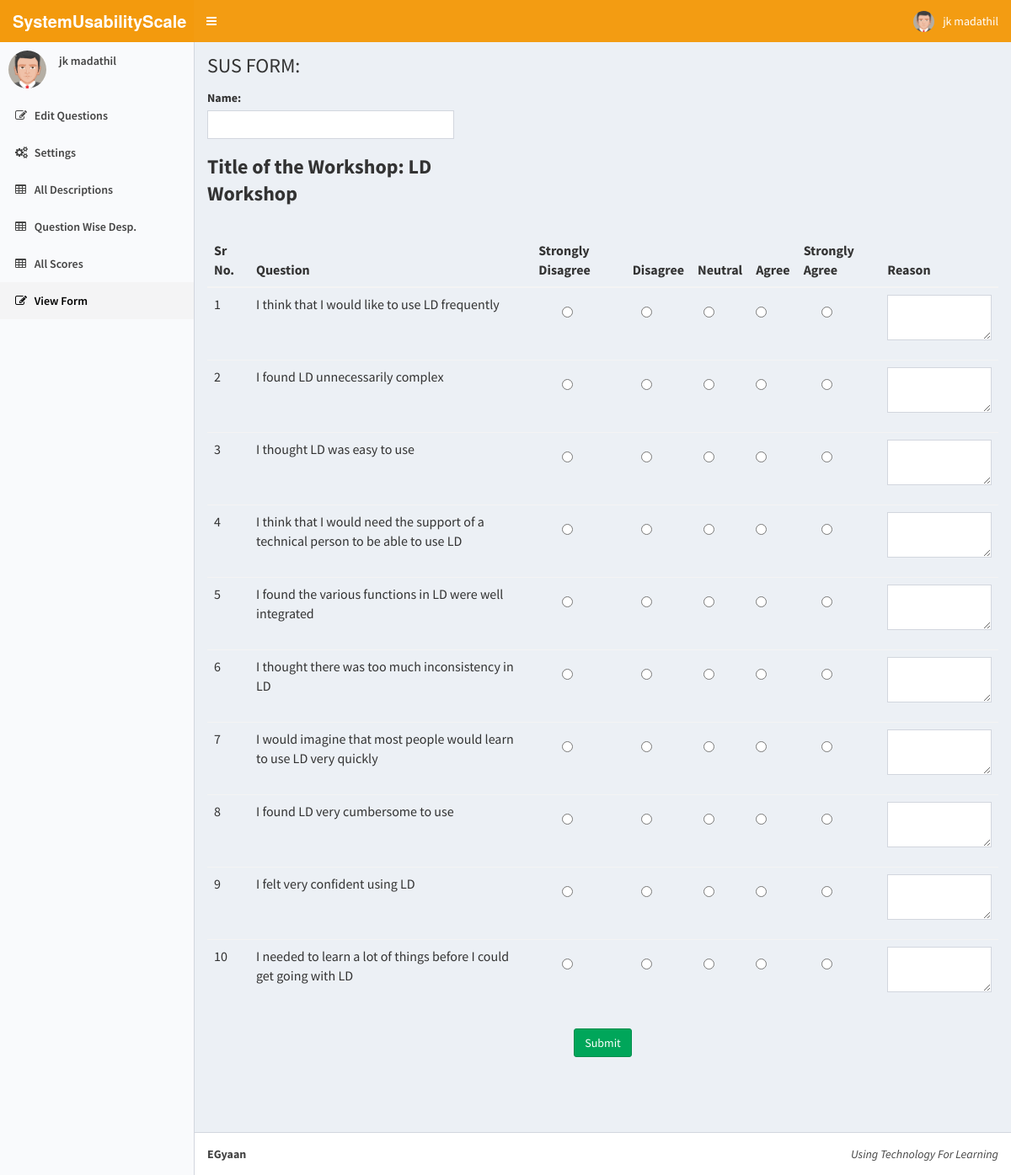
The page /test/Researcher/forms.php?id=6 (signed in) on the database its author committed.
### tables this page shows
CREATE TABLE IF NOT EXISTS `Researcher` (
  `id` int(11) NOT NULL AUTO_INCREMENT,
  `fname` varchar(50) NOT NULL,
  `lname` varchar(50) NOT NULL,
  `email` varchar(100) NOT NULL,
  `passwd` varchar(20) NOT NULL,
  `workshop` int(11) NOT NULL,
  PRIMARY KEY (`id`),
  UNIQUE KEY `email` (`email`)
);

CREATE TABLE IF NOT EXISTS `Workshop` (
  `id` int(11) NOT NULL AUTO_INCREMENT,
  `name` varchar(30) NOT NULL,
  `show_score` text NOT NULL,
  `Sys_name` varchar(50) DEFAULT NULL,
  `reason` text NOT NULL,
  PRIMARY KEY (`id`),
  UNIQUE KEY `name` (`name`)
);

CREATE TABLE IF NOT EXISTS `Questions` (
  `id` int(11) NOT NULL AUTO_INCREMENT,
  `question` varchar(200) NOT NULL,
  PRIMARY KEY (`id`)
);

### test/Researcher/forms.php (the view, shortened to what this page needs)
<?php
$user=$_SESSION['uname'];
$w_id=$_REQUEST['id'];
include("dbcon.php");
if($user!="N")
{
$get_name=mysqli_query($con,"SELECT * FROM Researcher WHERE email='$user'");
while($grow=mysqli_fetch_array($get_name))
{
  $usr=$grow['fname']." ".$grow['lname'];
  $workshop=$grow['workshop'];
  $workshop_name=mysqli_query($con,"SELECT * FROM Workshop WHERE id='$w_id'");
while($wrow=mysqli_fetch_array($workshop_name))
{
  $workshop=$wrow['name'];
  $system=$wrow['Sys_name'];
}
}
}
?>
<html>
  <head>
    <link rel="stylesheet" href="../AdminLTE/bootstrap/css/bootstrap.min.css">
    <link rel="stylesheet" href="../AdminLTE/dist/font-awesome/css/font-awesome.min.css">
    <link rel="stylesheet" href="../AdminLTE/dist/css/ionicons.min.css">
    <link rel="stylesheet" href="../AdminLTE/dist/css/AdminLTE.min.css">
    <link rel="stylesheet" href="../AdminLTE/dist/css/skins/skin-yellow-light.min.css">
  </head>
  <body class="hold-transition skin-yellow-light sidebar-mini">
    <div class="wrapper">
      <header class="main-header">
        <a href="AdminDashboard.php" class="logo">
          <span class="logo-lg"><b>SystemUsabilityScale</b></span>
        </a>
        <nav class="navbar navbar-static-top" role="navigation">
          <a href="#" class="sidebar-toggle" data-toggle="offcanvas" role="button">
          </a>
          <div class="navbar-custom-menu">
            <ul class="nav navbar-nav">
              <li class="dropdown user user-menu">
                <a href="#" class="dropdown-toggle" data-toggle="dropdown">
                  <img src="D_Logo/avatar.png" class="user-image" alt="User Image">
                  <span class="hidden-xs"><? echo $usr ?></span>
                </a>
              </li>
            </ul>
          </div>
        </nav>
      </header>
      <aside class="main-sidebar">
        <section class="sidebar">
          <div class="user-panel">
            <div class="pull-left image">
              <img src="D_Logo/avatar.png" class="img-circle" alt="User Image">
            </div>
            <div class="pull-left info">
              <p><? echo $usr ?></p>
            </div>
          </div>
          <ul class="sidebar-menu">
            <?php
            if($user!="N")
            {
            ?>
            <li><a href="edit_question.php"><i class="fa fa-edit"></i> <span>Edit Questions</span></a></li>
            <li><a href="settings.php"><i class="fa fa-gears"></i> <span>Settings</span></a></li>
            <li><a href="view_desp.php"><i class="fa fa-table"></i> <span>All Descriptions</span></a></li>
            <li><a href="question_filter.php"><i class="fa fa-table"></i> <span>Question Wise Desp.</span></a></li>
            <li><a href="view_score.php"><i class="fa fa-table"></i> <span>All Scores</span></a></li>
            <? echo "<li class='active'><a href='#'><i class='fa fa-edit'></i> <span>View Form</span></a></li>"; ?>
          </ul>
          <? } ?>
        </section>
              </aside>
      <div class="content-wrapper">
        <section class="content-header">
          <h1>
            SUS FORM:
          </h1>
        </section>
        <section class="content">
          <form action="#" role="form" method="post">
  <div class="row">
  <div class="col-md-4 col-sm-6 col-xs-8">
  <div class="form-group">
  <label for="usr">Name:</label>
  <input type="text" class="form-control" id="user" name="user">
</div>
<div class="form-group">
  <h3><label for="usr">Title of the Workshop:</label>
  <strong><? echo $workshop ?></strong></h3>
</div>
</div>
</div><br>
<?php
$exist=mysqli_query($con,"SELECT * FROM Custom_workshop WHERE workshop_id='$w_id'");
    if($e=mysqli_fetch_array($exist))
    {
      ?>
      <div class=table-responsive>
<table class=table table-striped>
<thead>
<tr>
<th>Sr No.</th>
<th>Question</th>
<th>Strongly Disagree</th>
<th>Disagree</th>
<th>Neutral</th>
<th>Agree</th>
<th>Strongly Agree</th>
<th>Reason</th>
</tr>
</thead>
<tbody>
  <?php
    $i=0;
    $get_questions=mysqli_query($con,"SELECT question FROM Custom_questions WHERE workshop_id='$w_id'");
    while($quest_row=mysqli_fetch_array($get_questions))
    {
      $i++;
      $quest=$quest_row['question'];
      $quest=str_replace("SYSTEM", $system, $quest);
      echo "<tr>";
      echo "<td>";
      echo $i;
      echo "</td>";
      echo "<td>";
      echo $quest;
      echo "</td>";
      for($j=0;$j<=4;$j++)
      {
        $q="quest".$i;
        echo "<td><center>";
        echo '<div class="radio">';
          echo "<input type=radio name=$q value=$j>";
        echo '</div>';
        echo "</center></td>";
      }
      $c="comment".$i;
      echo "<td>";
      echo '<div class="form-group">';
        echo "<textarea class='form-control' rows='2' id=$c name=$c></textarea>";
      echo '</div>';
      echo "</td>";
    }
  ?>
</tbody>
</table>
</div>
   <? }
    else
    {
      ?>
<div class=table-responsive>
<table class=table table-striped>
<thead>
<tr>
<th>Sr No.</th>
<th>Question</th>
<th>Strongly Disagree</th>
<th>Disagree</th>
<th>Neutral</th>
<th>Agree</th>
<th>Strongly Agree</th>
<th>Reason</th>
</tr>
</thead>
<tbody>
  <?php
    $i=0;
    $get_questions=mysqli_query($con,"SELECT question FROM Questions");
    while($quest_row=mysqli_fetch_array($get_questions))
    {
      $i++;
      $quest=$quest_row['question'];
      $quest=str_replace("SYSTEM", $system, $quest);
      echo "<tr>";
      echo "<td>";
      echo $i;
      echo "</td>";
      echo "<td>";
      echo $quest;
      echo "</td>";
      for($j=0;$j<=4;$j++)
      {
        $q="quest".$i;
        echo "<td><center>";
        echo '<div class="radio">';
          echo "<input type=radio name=$q value=$j>";
        echo '</div>';
        echo "</center></td>";
      }
      $c="comment".$i;
      echo "<td>";
      echo '<div class="form-group">';
        echo "<textarea class='form-control' rows='2' id=$c name=$c></textarea>";
      echo '</div>';
      echo "</td>";
    }
  ?>
</tbody>
</table>
</div>
<? } ?>
<? echo "<center><button type=submit class='btn btn-success' id=submit name=idd value=$w_id onclick='del_confirm()'>Submit</button></center><br><br>"; ?>
</form>
  <br>
        </section>
      </div>
      <footer class="main-footer">
        <div class="pull-right hidden-xs">
          <i>Using Technology For Learning</i>
        </div>
        <strong>EGyaan</strong>
      </footer>
  </body>
</html>

### rows shown on the page
researcher: usr "jk madathil"
workshop: name "LD Workshop", Sys_name.question "I think that I would like to use LD frequently", Sys_name.question "I found LD unnecessarily complex", Sys_name.question "I thought LD was easy to use", Sys_name.question "I think that I would need the support of a technical person to be able to use LD", Sys_name.question "I found the various functions in LD were well integrated", Sys_name.question "I thought there was too much inconsistency in LD", Sys_name.question "I would imagine that most people would learn to use LD very quickly", Sys_name.question "I found LD very cumbersome to use", Sys_name.question "I felt very confident using LD", Sys_name.question "I needed to learn a lot of things before I could get going with LD"
